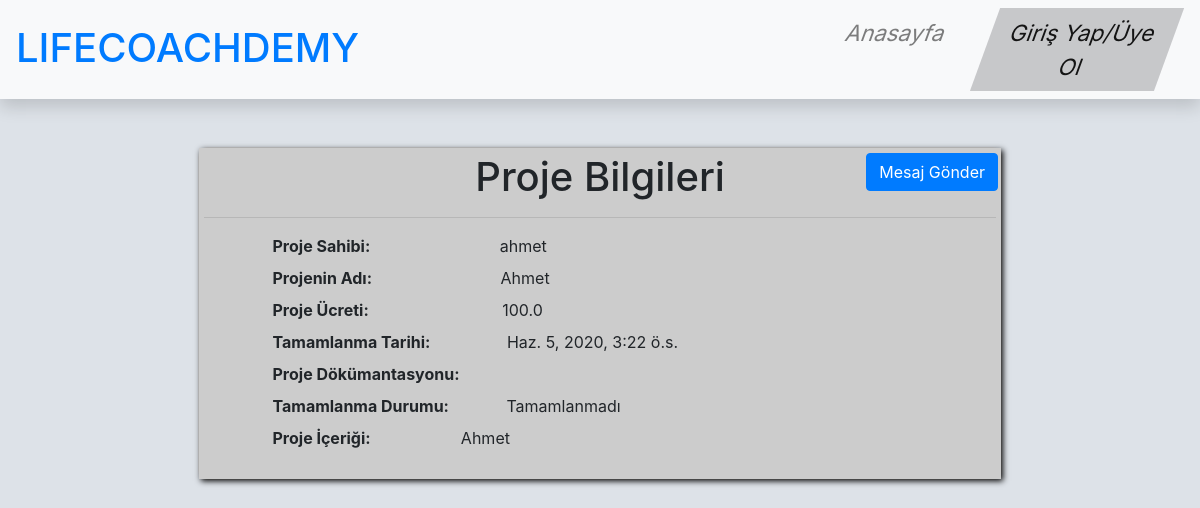
The page /project/ahmet/ on the database its author committed.
### project/models.py (models this page shows, shortened)
class Project(models.Model):
    project_owner = models.ForeignKey('auth.User', verbose_name='Proje Sahibi', related_name='projects', on_delete=models.CASCADE)
    name = models.CharField(max_length=120, verbose_name='Projenin Adı')
    content = RichTextField(verbose_name='İçerik', null=True, blank=True)
    documentation = models.FileField(verbose_name='Dökümantasyon', null=True, blank=True)
    price = models.FloatField(verbose_name='Fiyat', null=True, blank=True)
    deadline = models.DateField(verbose_name='Proje Teslim Tarihi')
    done = models.BooleanField(verbose_name='Tamamlandı', default=False)
    slug = models.SlugField(unique=True, editable=False, max_length=130)

### project/views.py (the view)
# urls.py: url(r'^(?P<slug>[\w-]+)/$', project_detail, name='detail'),
def project_detail(request, slug):
    project = get_object_or_404(Project, slug=slug)
    context = {
        'project' : project
    }
    return render(request, 'project/detail.html', context)

### templates/project/detail.html (shortened to what this page needs)
{% extends 'base.html' %}
{% load static %}
{% block body %}
<div class="container-fluid" style="position:relative;margin-bottom:20px;">
    <div class="row justify-content-center">
        <div class="card" style="width: 67%;border-radius: 10px;">
            <div class="card-body" style="box-shadow: 2px 2px 6px #000;padding:5px;background:#CCC;max-height: 500px;overflow-y: auto;overflow-x: hidden;">
                <div style="position:absolute;right:3px"><a href="#" class="btn btn-primary rounded-2">Mesaj Gönder</a></div>
                <h1 style="text-align:center;">Proje Bilgileri</h1><hr>
                <div class="row">
                    <div class="col-sm-1"></div>
                    <div class="col-sm-11">
                        <label style="font-weight:bold;margin-right:125px;">Proje Sahibi: </label>
                        <label>{{ project.project_owner }}</label>
                    </div>
                    <div class="col-sm-1"></div>
                    <div class="col-sm-11">
                        <label style="font-weight:bold;margin-right:124px;">Projenin Adı: </label>
                        <label>{{ project.name }}</label>
                    </div>
                    <div class="col-sm-1"></div>
                    <div class="col-sm-11">
                        <label style="font-weight:bold;margin-right:129px;">Proje Ücreti: </label>
                        <label>{% if project.price %}{{ project.price }}{% endif %}{% if not project.price %}Belirtilmemiş{% endif %}</label>
                    </div>
                    <div class="col-sm-1"></div>
                    <div class="col-sm-11">
                        <label style="font-weight:bold;margin-right:72px;">Tamamlanma Tarihi: </label>
                        <label>{{ project.deadline }}</label>
                    </div>
                    <div class="col-sm-1"></div>
                    <div class="col-sm-11">
                        <label style="font-weight:bold;margin-right:43px;">Proje Dökümantasyonu: </label>
                    </div>
                    <div class="col-sm-1"></div>
                    <div class="col-sm-11">
                        <label style="font-weight:bold;margin-right:53px;">Tamamlanma Durumu: </label>
                        <label>{% if project.done %}Tamamlandı{% endif %}{% if not project.done %}Tamamlanmadı{% endif %}</label>
                    </div>
                    <div class="col-sm-1"></div>
                    <div class="col-sm-11">
                        <div class="row">
                            <div class="col-sm-3">
                                <label style="font-weight:bold;">Proje İçeriği: </label>
                            </div>
                            <div class="col-sm-9">
                                <label>{{ project.content|safe }}</label>
                            </div>
                        </div>
                    </div>
                </div>
            </div>
        </div>
    </div>
</div>
{% endblock %}

### static/css/base.css (style rules this page uses)
body { background-color: #dde2e8; }

### rows shown on the page
Project: project_owner "ahmet", name "Ahmet", price "100.0", deadline "Haz. 5, 2020, 3:22 ö.s.", content "Ahmet"
